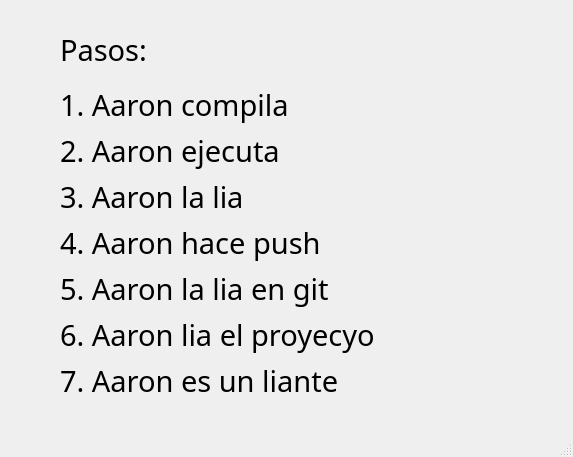
<?xml version="1.0" encoding="UTF-8"?>
<ui version="4.0">
 <class>Help_Window</class>
 <widget class="QMainWindow" name="Help_Window">
  <property name="geometry">
   <rect>
    <x>0</x>
    <y>0</y>
    <width>573</width>
    <height>457</height>
   </rect>
  </property>
  <property name="font">
   <font>
    <family>Trebuchet MS</family>
   </font>
  </property>
  <property name="windowTitle">
   <string>Help</string>
  </property>
  <property name="windowIcon">
   <iconset>
    <normaloff>../../../image/1200px-Athens_Metro_Logo.svg.png</normaloff>../../../image/1200px-Athens_Metro_Logo.svg.png</iconset>
  </property>
  <widget class="QWidget" name="centralwidget">
   <widget class="QWidget" name="verticalLayoutWidget">
    <property name="geometry">
     <rect>
      <x>60</x>
      <y>20</y>
      <width>501</width>
      <height>381</height>
     </rect>
    </property>
    <layout class="QVBoxLayout" name="pasos">
     <item>
      <widget class="QLabel" name="HelpWindow">
       <property name="font">
        <font>
         <family>Trebuchet MS</family>
         <pointsize>22</pointsize>
        </font>
       </property>
       <property name="text">
        <string>Pasos:</string>
       </property>
      </widget>
     </item>
     <item>
      <layout class="QVBoxLayout" name="verticalLayout">
       <item>
        <widget class="QLabel" name="paso_1">
         <property name="font">
          <font>
           <family>Trebuchet MS</family>
           <pointsize>22</pointsize>
          </font>
         </property>
         <property name="text">
          <string>1. Aaron compila</string>
         </property>
        </widget>
       </item>
       <item>
        <widget class="QLabel" name="paso_2">
         <property name="font">
          <font>
           <family>Trebuchet MS</family>
           <pointsize>22</pointsize>
          </font>
         </property>
         <property name="text">
          <string>2. Aaron ejecuta</string>
         </property>
        </widget>
       </item>
       <item>
        <widget class="QLabel" name="paso_3">
         <property name="font">
          <font>
           <family>Trebuchet MS</family>
           <pointsize>22</pointsize>
          </font>
         </property>
         <property name="text">
          <string>3. Aaron la lia</string>
         </property>
        </widget>
       </item>
       <item>
        <widget class="QLabel" name="paso_4">
         <property name="font">
          <font>
           <family>Trebuchet MS</family>
           <pointsize>22</pointsize>
          </font>
         </property>
         <property name="text">
          <string>4. Aaron hace push</string>
         </property>
        </widget>
       </item>
       <item>
        <widget class="QLabel" name="paso_5">
         <property name="font">
          <font>
           <family>Trebuchet MS</family>
           <pointsize>22</pointsize>
          </font>
         </property>
         <property name="text">
          <string>5. Aaron la lia en git</string>
         </property>
        </widget>
       </item>
       <item>
        <widget class="QLabel" name="paso_6">
         <property name="font">
          <font>
           <family>Trebuchet MS</family>
           <pointsize>22</pointsize>
          </font>
         </property>
         <property name="text">
          <string>6. Aaron lia el proyecyo</string>
         </property>
        </widget>
       </item>
       <item>
        <widget class="QLabel" name="paso_7">
         <property name="font">
          <font>
           <family>Trebuchet MS</family>
           <pointsize>22</pointsize>
          </font>
         </property>
         <property name="text">
          <string>7. Aaron es un liante</string>
         </property>
        </widget>
       </item>
      </layout>
     </item>
    </layout>
   </widget>
  </widget>
  <widget class="QMenuBar" name="menubar">
   <property name="geometry">
    <rect>
     <x>0</x>
     <y>0</y>
     <width>573</width>
     <height>21</height>
    </rect>
   </property>
  </widget>
  <widget class="QStatusBar" name="statusbar"/>
 </widget>
 <resources/>
 <connections/>
</ui>
